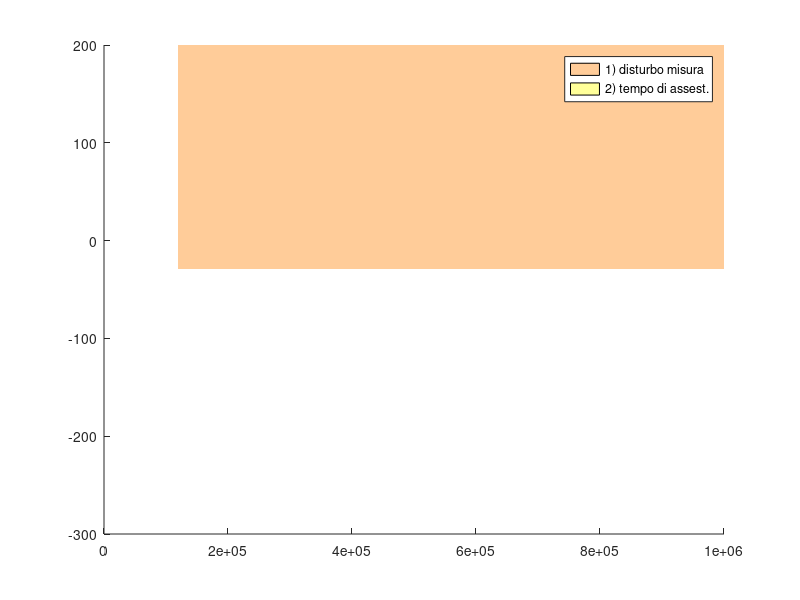

This figure's MATLAB source: (Note: this script raises an error after producing the figure.)
%% Project of Automatic Control 
%%%%%%%%
%
%   Project:
%       Type 1.a
%   Team members:
%       Francesco Ciampana, Alessio Troffei, Vladyslav Tymofieiev,
%       Francesco Scavello
%
%%%%%%%%

% Project specs:
% - zero steady state error with a step reference signal of w(t)=W1(t)
% - Mf>45°
% - S_%<1%
% - T_a1< 0,3[s]

%System parameters definition
b = 0.3; a = 0.3; F_v = -8.7; 
T_a1 = 0.3;
S_p = 0.01; % Sovraelongazione percentuale
w_n_min=12 * 10^4;
A_n = 30; % abbattimento
%Matrixs
A = [0 , 1;
    a/4*sqrt(2)*F_v , -b];

B = [ 0 ;
      a ];
  
C = [1 , 0];
D = 0;

%Transfer function definition
s = tf("s");
[Num,Den] = ss2tf(A,B,C,D); %converts a state-space representation of a system into an equivalent transfer function.
G=tf(Num,Den);
zpk(G);

%Definition of bode frequency range
w_plot_min=10^(-2);%vedere e nel caso modificare
w_plot_max=10^6;%vedere e nel caso modificare

% Constraints variables
%xi=sqrt((log(S_p)^2)/(pi^2+log(S_p)^2)); %= circa 0.83;
xi=0.85;
Mf=xi*100;

w_c_min=460/(Mf*T_a1);
w_c_max=w_n_min; % [rad/s]
Xi_dB = 20*log10(1/A_n); %abbattimento di 30 volte

%Regolatore statico
Rs = 1/s;

%Ge = G* Rs

Ge = G * Rs;
zpk(Ge);

%REGOLATORE DINAMICO


%omega_cStar=(w_c_min+50);
%phi_star= (Mf+10) - 180 -(-270);display(phi_star);%angolo desiderato
%M_star = 90;
%tau= (M_star - cosd(phi_star))/(omega_cStar * sind(phi_star));
tau1 = 1;
tau2 = 100;
a1 = 10^(-4);
a2 = 10^(-5);
Rd = (1+ tau1*s) * (1+tau2*s)/ ((1+a2*tau2*s)*(1 + a1*tau1*s));

L = Rd*Ge;


%------------------------------------------
[MagG,phaseG,wG]=bode(Ge,{ w_plot_min, w_plot_max });
[MagL,phaseL,wL]=bode(L,{ w_plot_min, w_plot_max });

patch([w_n_min,w_plot_max,w_plot_max,w_n_min],[Xi_dB,Xi_dB,200,200],[1 0.5 0],'FaceAlpha',0.4,'EdgeAlpha',0);
patch([w_c_min,w_plot_min,w_plot_min,w_c_min],[-300,-300,0,0],[1 1 0],'FaceAlpha',0.4,'EdgeAlpha',0);
leg1 = legend('1) disturbo misura', '2) tempo di assest.', '3)Ge');
hold on,  zoom on;

margin(MagG, phaseG, wG);
margin(MagL, phaseL, wL);

leg2 = legend('G', 'L');

patch([w_c_min,w_c_max,w_c_max,w_c_min],[-180+Mf,-180+Mf,-280,-280],'r','FaceAlpha',0.35,'EdgeAlpha',0);


return 
